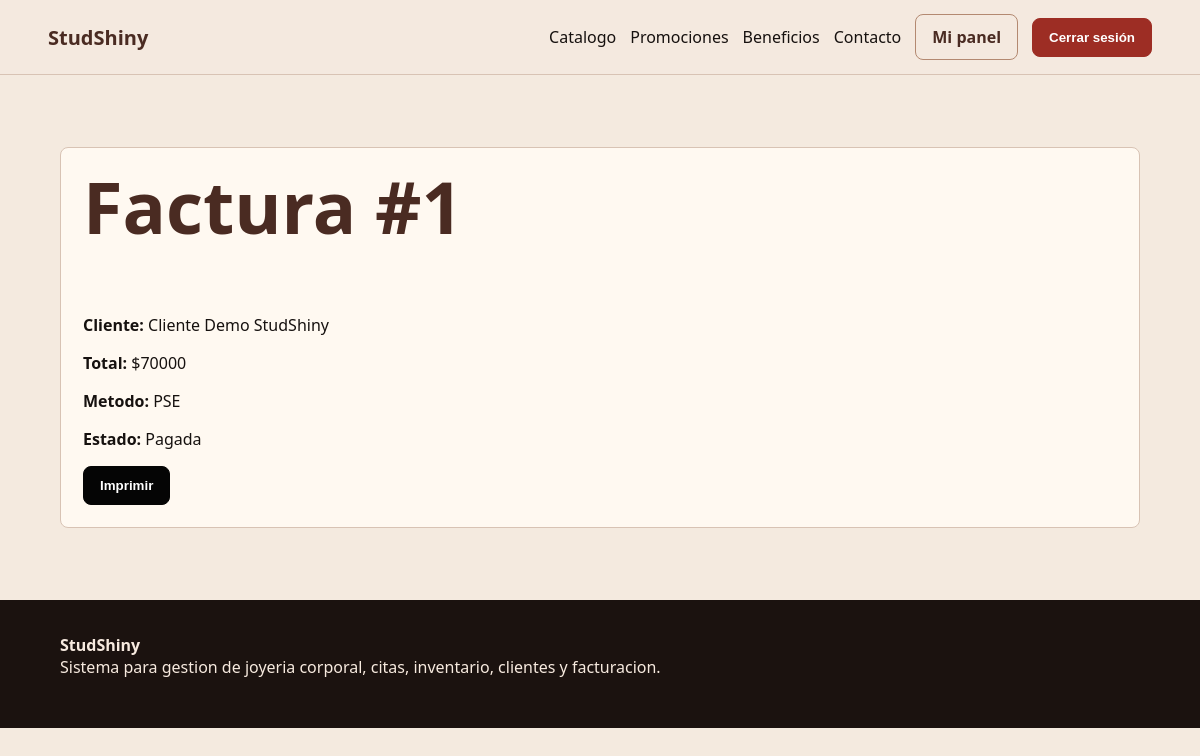
Screenshot of /cliente/factura/1/ (signed in) with the database file from the repository.
### core/models.py (models this page shows, shortened)
class Factura(models.Model):
    METODOS_PAGO = [
        ("PSE", "PSE"),
        ("Efectivo", "Efectivo"),
        ("Tarjeta", "Tarjeta"),
    ]
    cliente = models.ForeignKey(Cliente, on_delete=models.SET_NULL, null=True, blank=True)
    procedimiento = models.ForeignKey(Procedimiento, on_delete=models.SET_NULL, null=True, blank=True)
    total = models.DecimalField(max_digits=10, decimal_places=2, validators=[MinValueValidator(1)])
    fecha = models.DateTimeField(auto_now_add=True)
    metodo_pago = models.CharField(max_length=40, choices=METODOS_PAGO, default="PSE")
    pagada = models.BooleanField(default=False)
    class Meta:
        ordering = ["-fecha"]

class Cliente(models.Model):
    TIPOS_DOCUMENTO = [
        ("Cedula de ciudadania", "Cedula de ciudadania"),
        ("Permiso especial de permanencia", "Permiso especial de permanencia"),
        ("Pasaporte", "Pasaporte"),
    ]
    usuario = models.OneToOneField(User, on_delete=models.CASCADE, null=True, blank=True)
    nombre_completo = models.CharField(max_length=140)
    tipo_documento = models.CharField(max_length=60, choices=TIPOS_DOCUMENTO)
    numero_documento = models.CharField(max_length=40, unique=True)
    edad = models.PositiveIntegerField(validators=[MinValueValidator(14)])
    tipo_sangre = models.CharField(max_length=20, blank=True)
    correo = models.EmailField(unique=True)
    telefono = models.CharField(max_length=30)
    contacto_emergencia = models.CharField(max_length=120, blank=True)
    tipo_perforacion_interes = models.CharField(max_length=80, blank=True)
    alergias_patologias = models.TextField(blank=True)
    numero_perforaciones = models.PositiveIntegerField(default=0)
    creado = models.DateTimeField(auto_now_add=True)
    class Meta:
        ordering = ["nombre_completo"]

### core/views.py (the view)
# urls.py: path("cliente/factura/<int:pk>/", views.cliente_factura, name="cliente_factura"),
@login_required
def cliente_factura(request, pk):
    cliente = get_object_or_404(Cliente, usuario=request.user)
    factura = get_object_or_404(Factura, pk=pk, cliente=cliente)
    return render(request, "core/client/factura.html", {"factura": factura, "cliente": cliente})

### core/templates/core/client/factura.html (shortened to what this page needs)
{% extends "core/base.html" %}
{% block content %}
<section class="section">
    <article class="panel">
        <h1>Factura #{{ factura.id }}</h1>
        <p><strong>Cliente:</strong> {{ cliente.nombre_completo }}</p>
        <p><strong>Total:</strong> ${{ factura.total|floatformat:0 }}</p>
        <p><strong>Metodo:</strong> {{ factura.metodo_pago }}</p>
        <p><strong>Estado:</strong> {% if factura.pagada %}Pagada{% else %}Pendiente{% endif %}</p>
        <button onclick="window.print()">Imprimir</button>
    </article>
</section>
{% endblock %}

### core/static/core/styles.css (style rules this page uses)
:root { --cream: #f4eadf; --paper: #fff9f1; --terracotta: #b38971; --terracotta-dark: #8d5f49; --coffee: #4a2b22; --ink: #16110f; --muted: #7a665e; --line: #d8c3b4; --danger: #9d2d24; --success: #26633a; }
* { box-sizing: border-box; }
body { margin: 0; background: var(--cream); color: var(--ink); font-family: "Segoe UI", Arial, sans-serif; }
.button, button { display: inline-flex; justify-content: center; align-items: center; border: 1px solid #050505; border-radius: 8px; background: #050505; color: #fff; font-weight: 800; padding: 11px 16px; cursor: pointer; }
.hero, .section, .admin-page { padding: clamp(38px, 6vw, 76px) clamp(18px, 5vw, 72px); }
h1, h2, h3, p { margin-top: 0; }
h1 { font-size: clamp(38px, 6vw, 76px); line-height: 1; color: var(--coffee); }
.card, .panel { background: var(--paper); border: 1px solid var(--line); border-radius: 8px; padding: 22px; }

### rows the page displays
Factura: id "1", total "70000", metodo_pago "PSE"
Cliente: nombre_completo "Cliente Demo StudShiny"
